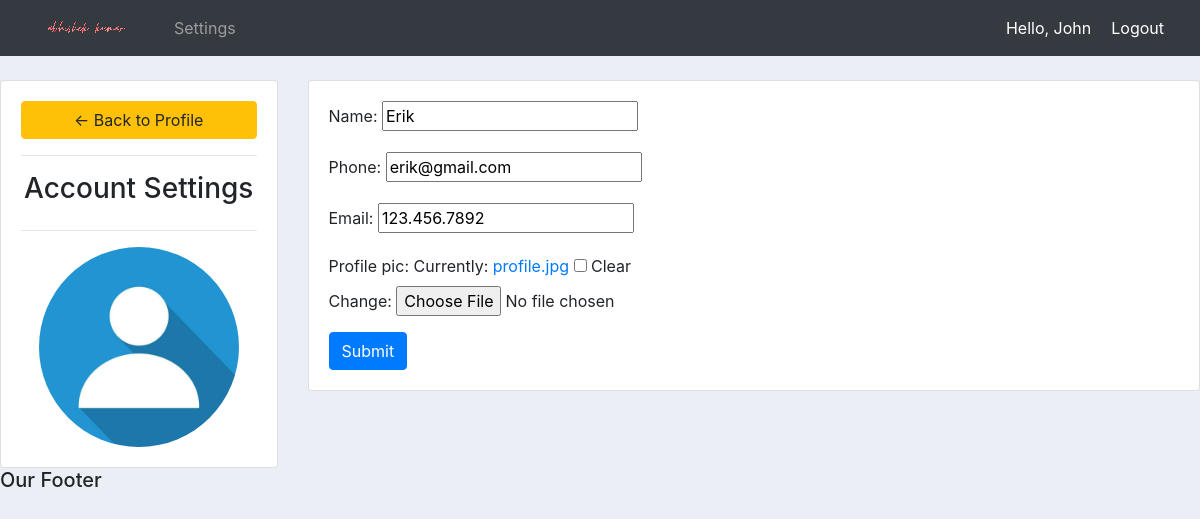
/account/ (signed in), run on the app's committed database.
### accounts/models.py (models this page shows, shortened)
class Customer(models.Model):
	user = models.OneToOneField(User, null=True, blank=True, on_delete=models.CASCADE)
	name = models.CharField(max_length=200, null=True)
	phone = models.CharField(max_length=200, null=True)
	email = models.CharField(max_length=200, null=True)
	profile_pic = models.ImageField(default="profile.jpg", null=True, blank=True)
	date_created = models.DateTimeField(auto_now_add=True, null=True)

### accounts/decorators.py (the view)
		def wrapper_func(request, *args, **kwargs):
			group = None
			if request.user.groups.exists():
				group = request.user.groups.all()[0].name
			if group in allowed_roles:
				return view_func(request, *args, **kwargs)
			else:
				return HttpResponse('You are not authorized to view this page')

### accounts/forms.py
class CustomerForm(ModelForm):
	class Meta:
		model = Customer
		fields = '__all__'
		exclude = ['user']

### accounts/views.py (called while the page is built)
@login_required(login_url='login')
@allowed_users(allowed_roles=['customer'])
def accountSettings(request):
	customer = request.user.customer
	form = CustomerForm(instance=customer)
	if request.method == 'POST':
		form = CustomerForm(request.POST, request.FILES,instance=customer)
		if form.is_valid():
			form.save()
	context = {'form':form}
	return render(request, 'accounts/account_settings.html', context)

### accounts/templates/accounts/account_settings.html (shortened to what this page needs)
{%  extends 'accounts/main.html' %}
{% load static %}
{% block content %}
<br>
<div class="row">
	<div class="col-md-3">
		<div class="card card-body">
			<a class="btn btn-warning" href="{% url 'home' %}"> &#8592; Back to Profile</a>
			<hr>
			<h3 style="text-align: center">Account Settings</h3>
			<hr>
			<img class="profile-pic" src="{{request.user.customer.profile_pic.url}}" >
		</div>
	</div>
	<div class="col-md-9">
		<div class="card card-body">
			<form method="POST" action="" enctype="multipart/form-data">
				{{form.as_p}}
			<input class="btn btn-primary" type="submit" name="Update Information">
			</form>
		</div>
	</div>
</div>
{% endblock %}

### accounts/templates/accounts/navbar.html (shortened to what this page needs)
{% load static %}
<nav class="navbar navbar-expand-lg navbar-dark bg-dark">
    <img src="{% static 'images/logo.png' %}">
    <div class="collapse navbar-collapse" id="navbarNav">
      <ul class="navbar-nav">
        {% if request.user.is_staff %}
        <li class="nav-item active">
          <a class="nav-link" href="{% url 'home' %}">Dashboard</a>
        </li>
        <li class="nav-item">
          <a class="nav-link" href="{% url 'products' %}">Products</a>
        </li>
        {% else %}
        <li class="nav-item">
        <a class="nav-link" href="{% url 'account' %}">Settings</a>
        </li>
        {% endif %}
      </ul>
    </div>
    <span class="hello-msg">Hello, {{request.user}} </span>
    <span><a class="hello-msg" href="{% url 'logout' %}">Logout</a></span>
  </nav>

### static/css/main.css (style rules this page uses)
body { background-color: #ebeff5; }

### accounts/templates/accounts/navbar.html (style rules this page uses)
.hello-msg { font-size: : 18px; color: #fff; margin-right: 20px; }

### accounts/templates/accounts/account_settings.html (style rules this page uses)
.profile-pic { max-width: 200px; max-height:200px; margin: 0 auto; border-radius: 50%; }

### data on the page
Customer: name "Erik", phone "erik@gmail.com", email "123.456.7892"

### other printed values
{{ request.user }} "John"
